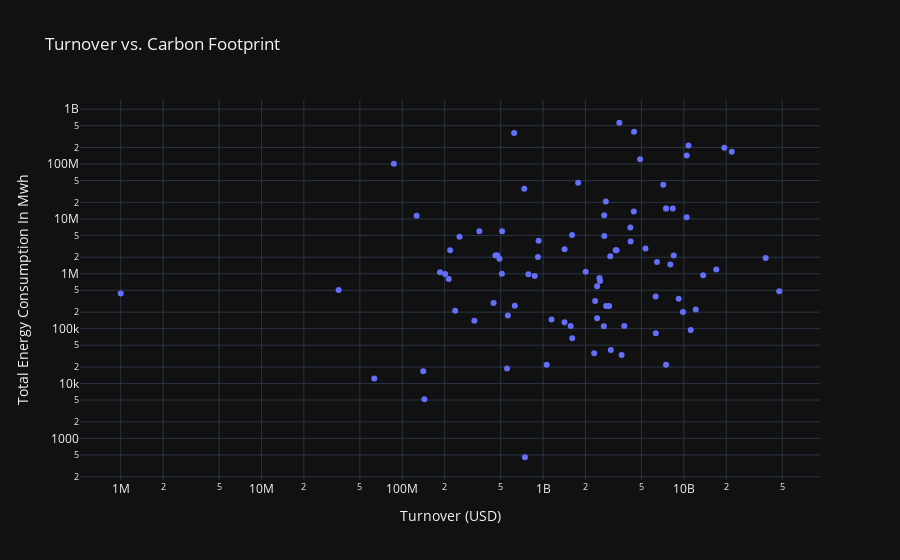

The notebook cell this image was saved under:
### Markdown cell above
The chart compares the carbon footprint of companies with their enterprise value in USD. It shows that "ORIGIN ENTERPRISES PLC" has the highest value, indicating a relatively inefficient use of resources, while companies such as "NOS, SGPS, SA" and "PROSUS" are at the other end of the spectrum. It should be noted that company value is influenced by investor sentiment, which can change unpredictably due to various external factors. These fluctuations in sentiment can distort the valuation of companies' sustainability, as a low share price can artificially increase the carbon footprint per company value without reflecting the company's actual environmental performance.

### Code cell
# Calculate Energy per Euro Turnover
df_q1_clean = df_q1_clean.copy()

df_q1_clean['Turnover In Eur'] = df_q1_clean['Turnover In Eur']*100
df_q1_clean['Energy Consumption per Euro Turnover (MWh/EUR)'] = (df_q1_clean['Total Energy Consumption In Mwh'] / df_q1_clean['Turnover In Eur']).round(5)

# Plot 2: Turnover vs. Carbon Footprint
fig2 = px.scatter(df_q1_clean, x='Turnover In Eur', y='Total Energy Consumption In Mwh', 
                  hover_name='Name', 
                  title='Turnover vs. Carbon Footprint',
                  labels={'Turnover In Eur': 'Turnover (USD)', 
                          'Carbon Footprint per EV USD': 'Carbon Footprint per EV (USD)'},
                   hover_data={'Subsector': True},)
fig2.update_layout(xaxis_type="log", yaxis_type="log",
                   xaxis_title="Turnover (USD)",
                   yaxis_title="Total Energy Consumption In Mwh")
fig2.show()

### Figure 1 — Plotly figure (JSON) as saved in the notebook; plotly's stock layout.template omitted (floating-point values rounded to 4 significant figures)
{"data": [{"customdata": [["40501025, Hotels and Motels"], ["55102010, Iron and Steel"], ["30302010, Full Line Insurance"], ["10101010, Computer Services"], ["10101015, Software"], ["50205015, Transaction Processing Services"], ["65102000, Multi-utilities"], ["20102015, Medical Supplies"], ["20102020, Medical Services"], ["40204020, Clothing and Accessories"], ["40204035, Cosmetics"], ["50202010, Electrical Components"], ["40204020, Clothing and Accessories"], ["45101015, Distillers and Vintners"], ["40301020, Media Agencies"], ["40101020, Automobiles"], ["50101035, Building Materials: Other"], ["50202010, Electrical Components"], ["40101020, Automobiles"], ["40101020, Automobiles"], ["10102010, Semiconductors"], ["50205020, Professional Business Support Services"], ["60101000, Integrated Oil and Gas"], ["35102045, Retail REITs"], ["65102030, Water"], ["50101010, Construction"], ["40301035, Radio and TV Broadcasters"], ["30301010, Life Insurance"], ["10102020, Production Technology Equipment"], ["10102010, Semiconductors"], ["45101010, Brewers"], ["55201020, Specialty Chemicals"], ["15102015, Telecommunications Services"], ["30301010, Life Insurance"], ["10101020, Consumer Digital Services"], ["40301030, Publishing"], ["60101000, Integrated Oil and Gas"], ["45101010, Brewers"], ["35102010, Health Care REITs"], ["40101010, Auto Services"], ["20103010, Biotechnology"], ["55201000, Chemicals: Diversified"], ["20103015, Pharmaceuticals"], ["55201020, Specialty Chemicals"], ["35102020, Industrial REITs"], ["55101015, Paper"], ["50203030, Containers and Packaging"], ["50206040, Delivery Services"], ["65101010, Alternative Electricity"], ["65101010, Alternative Electricity"], ["65101010, Alternative Electricity"], ["45201010, Food Retailers and Wholesalers"], ["50101010, Construction"], ["15102015, Telecommunications Services"], ["65101015, Conventional Electricity"], ["45201010, Food Retailers and Wholesalers"], ["55101015, Paper"], ["40501025, Hotels and Motels"], ["55102000, General Mining"], ["50101035, Building Materials: Other"], ["45102010, Farming, Fishing, Ranching and Plantations"], ["60101010, Oil: Crude Producers"], ["50206030, Marine Transportation"], ["50203000, Diversified Industrials"], ["45102010, Farming, Fishing, Ranching and Plantations"], ["50206030, Marine Transportation"], ["60102020, Renewable Energy Equipment"], ["10102010, Semiconductors"], ["55102035, Aluminum"], ["45102020, Food Products"], ["60101030, Oil Equipment and Services"], ["45102010, Farming, Fishing, Ranching and Plantations"], ["60101030, Oil Equipment and Services"], ["15102015, Telecommunications Services"], ["50204000, Machinery: Industrial"], ["60101015, Offshore Drilling and Other Services"], ["20102015, Medical Supplies"], ["60101000, Integrated Oil and Gas"], ["65101010, Alternative Electricity"], ["65102000, Multi-utilities"], ["65102020, Gas Distribution"], ["50201020, Defense"], ["30301010, Life Insurance"], ["50202010, Electrical Components"], ["60101035, Pipelines"], ["15102015, Telecommunications Services"], ["65101015, Conventional Electricity"], ["30302010, Full Line Insurance"]], "hovertemplate": "<b>%{hovertext}</b><br><br>Turnover (USD)=%{x}<br>Total Energy Consumption In Mwh=%{y}<br>Subsector=%{customdata[0]}<extra></extra>", "hovertext": ["Accor", "Arcelormittal Sa", "Axa", "Capgemini", "Dassault Systemes", "Edenred", "Engie", "Essilorluxottica", "Eurofins Scient.", "Kering", "L'oreal", "Legrand", "Lvmh", "Pernod Ricard", "Publicis Groupe SA", "Renault", "Saint Gobain", "Schneider Electric SE", "Stellantis Nv", "Stellantis", "Stmicroelectronics", "Teleperformance", "Totalenergies", "Unibail-rodamco-westfield", "Veolia Environ.", "Vinci", "Vivendi Se", "Aegon", "Asml Holding", "Be Semiconductor Industries N.V.", "Heineken", "Imcd", "Kpn Kon", "Nn Group", "Prosus", "Relx", "Shell Plc", "Ab Inbev", "Cofinimmo", "D'ieteren Group", "Galapagos", "Solvay", "Ucb", "Umicore", "Warehouses De PAUW", "Altri Sgps", "Corticeira Amorim-sgps", "Ctt-correios De PORTUGAL, SA", "Edp", "Edp Renovaveis", "Greenvolt Energias RENOVAVEIS S.A.", "J.martins,sgps", "Mota Engil", "Nos, Sgps, SA", "Ren", "Sonae", "The Navigator COMP", "Dalata Hotel GROUP PLC", "Kenmare Resources PLC", "Kingspan Group PLC", "Origin Enterprises PLC", "Aker Bp", "Golden Ocean GROUP", "Kongsberg Gruppen", "Mowi", "Mpc Container SHIPS", "Nel", "Nordic Semiconductor", "Norsk Hydro", "Orkla", "Pgs", "Salmar", "Subsea 7", "Telenor", "Tomra Systems", "Vår Energi ASA", "Amplifon", "Eni", "Erg", "Hera", "Italgas", "Leonardo", "Poste Italiane", "Prysmian", "Snam", "Telecom Italia", "Terna", "Unipol"], "legendgroup": "", "marker": {"color": "#636efa", "symbol": "circle"}, "mode": "markers", "name": "", "orientation": "v", "showlegend": false, "x": [4412000000.0, 4432000000.0, 12150000000.0, 9861000000.0, 6324000000.0, 2718000000.0, 10780000000.0, 8475000000.0, 2541000000.0, 9196000000.0, 13720000000.0, 6308000000.0, 38130000000.0, 6445000000.0, 3780000000.0, 4191000000.0, 7145000000.0, 17010000000.0, 7480000000.0, 7480000000.0, 5341000000.0, 2345000000.0, 21910000000.0, 2422000000.0, 4890000000.0, 10470000000.0, 2422000000.0, 3029000000.0, 47630000000.0, 7476000000.0, 4171000000.0, 2308000000.0, 3483000000.0, 3614000000.0, 11200000000.0, 2702000000.0, 19410000000.0, 8348000000.0, 629700000.0, 743300000.0, 554800000.0, 736100000.0, 2946000000.0, 918500000.0, 622900000.0, 255000000.0, 35310000.0, 87130000.0, 2791000000.0, 1571000000.0, 218800000.0, 3004000000.0, 490400000.0, 237300000.0, 201500000.0, 213900000.0, 126400000.0, 325200000.0, 1001000.0, 2517000000.0, 63290000.0, 1608000000.0, 352700000.0, 562600000.0, 872200000.0, 511800000.0, 140900000.0, 143600000.0, 1776000000.0, 510000000.0, 185300000.0, 445300000.0, 472500000.0, 1421000000.0, 458800000.0, 786300000.0, 1612000000.0, 10490000000.0, 1062000000.0, 930300000.0, 1421000000.0, 8021000000.0, 2009000000.0, 3277000000.0, 2723000000.0, 3329000000.0, 2806000000.0, 1148000000.0], "xaxis": "x", "y": [13710000.0, 386700000.0, 223600.0, 201100.0, 82770.0, 11710000.0, 217500000.0, 2149000.0, 742000.0, 351100.0, 935600.0, 384000.0, 1940000.0, 1635000.0, 111900.0, 3884000.0, 41850000.0, 1201000.0, 15490000.0, 15490000.0, 2879000.0, 318000.0, 167000000.0, 592800.0, 122000000.0, 10690000.0, 155100.0, 40740.0, 480300.0, 22000.0, 7009000.0, 35610.0, 565600000.0, 33000.0, 94800.0, 110800.0, 199000000.0, 15400000.0, 260600.0, 453.3, 18690.0, 35280000.0, 259100.0, 2028000.0, 368500000.0, 4707000.0, 504400.0, 101000000.0, 20790000.0, 111200.0, 2677000.0, 2081000.0, 1887000.0, 212800.0, 994300.0, 806100.0, 11430000.0, 138700.0, 435900.0, 836500.0, 12310.0, 5085000.0, 5968000.0, 174400.0, 910800.0, 5931000.0, 16730.0, 5177.0, 45700000.0, 1005000.0, 1061000.0, 293900.0, 2173000.0, 2791000.0, 2159000.0, 980900.0, 67190.0, 143600000.0, 22000.0, 3981000.0, 131100.0, 1475000.0, 1088000.0, 2675000.0, 4900000.0, 2671000.0, 257900.0, 147400.0], "yaxis": "y", "type": "scatter"}], "layout": {"xaxis": {"anchor": "y", "domain": [0.0, 1.0], "title": {"text": "Turnover (USD)"}, "type": "log"}, "yaxis": {"anchor": "x", "domain": [0.0, 1.0], "title": {"text": "Total Energy Consumption In Mwh"}, "type": "log"}, "legend": {"tracegroupgap": 0}, "title": {"text": "Turnover vs. Carbon Footprint"}}}
